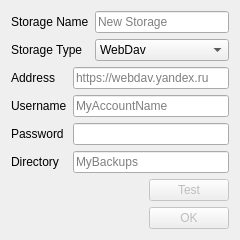
<?xml version="1.0" encoding="UTF-8"?>
<ui version="4.0">
 <class>StorageEditorDialog</class>
 <widget class="QDialog" name="StorageEditorDialog">
  <property name="geometry">
   <rect>
    <x>0</x>
    <y>0</y>
    <width>240</width>
    <height>234</height>
   </rect>
  </property>
  <property name="windowTitle">
   <string>Edit storage</string>
  </property>
  <layout class="QVBoxLayout" name="verticalLayout">
   <item>
    <layout class="QFormLayout" name="formLayout_2">
     <item row="0" column="0">
      <widget class="QLabel" name="label_4">
       <property name="text">
        <string>Storage Name</string>
       </property>
      </widget>
     </item>
     <item row="0" column="1">
      <widget class="QLineEdit" name="StorageNameLineEdit">
       <property name="inputMask">
        <string/>
       </property>
       <property name="placeholderText">
        <string>New Storage</string>
       </property>
      </widget>
     </item>
     <item row="1" column="0">
      <widget class="QLabel" name="label_5">
       <property name="text">
        <string>Storage Type</string>
       </property>
      </widget>
     </item>
     <item row="1" column="1">
      <widget class="QComboBox" name="comboBox">
       <item>
        <property name="text">
         <string>WebDav</string>
        </property>
       </item>
       <item>
        <property name="text">
         <string>Local Directory</string>
        </property>
       </item>
      </widget>
     </item>
    </layout>
   </item>
   <item>
    <widget class="QStackedWidget" name="stackedWidget">
     <property name="currentIndex">
      <number>0</number>
     </property>
     <widget class="QWidget" name="WebDavPage">
      <layout class="QVBoxLayout" name="verticalLayout_3">
       <property name="leftMargin">
        <number>0</number>
       </property>
       <property name="topMargin">
        <number>0</number>
       </property>
       <property name="rightMargin">
        <number>0</number>
       </property>
       <property name="bottomMargin">
        <number>0</number>
       </property>
       <item>
        <layout class="QFormLayout" name="formLayout">
         <item row="0" column="0">
          <widget class="QLabel" name="Label">
           <property name="text">
            <string>Address</string>
           </property>
          </widget>
         </item>
         <item row="1" column="0">
          <widget class="QLabel" name="label_2">
           <property name="text">
            <string>Username</string>
           </property>
          </widget>
         </item>
         <item row="1" column="1">
          <widget class="QLineEdit" name="UsernameLineEdit">
           <property name="placeholderText">
            <string notr="true">MyAccountName</string>
           </property>
          </widget>
         </item>
         <item row="2" column="0">
          <widget class="QLabel" name="label_3">
           <property name="text">
            <string>Password</string>
           </property>
          </widget>
         </item>
         <item row="2" column="1">
          <widget class="QLineEdit" name="PasswordLineEdit">
           <property name="echoMode">
            <enum>QLineEdit::Password</enum>
           </property>
           <property name="placeholderText">
            <string notr="true"/>
           </property>
          </widget>
         </item>
         <item row="0" column="1">
          <layout class="QHBoxLayout" name="horizontalLayout_2">
           <item>
            <widget class="QLineEdit" name="AddressLineEdit">
             <property name="text">
              <string/>
             </property>
             <property name="placeholderText">
              <string notr="true">https://webdav.yandex.ru</string>
             </property>
            </widget>
           </item>
          </layout>
         </item>
         <item row="3" column="0">
          <widget class="QLabel" name="label_6">
           <property name="text">
            <string>Directory</string>
           </property>
          </widget>
         </item>
         <item row="3" column="1">
          <widget class="QLineEdit" name="WebDavDirectoryEdit">
           <property name="placeholderText">
            <string notr="true">MyBackups</string>
           </property>
          </widget>
         </item>
        </layout>
       </item>
       <item>
        <layout class="QHBoxLayout" name="horizontalLayout_3">
         <item>
          <spacer name="horizontalSpacer">
           <property name="orientation">
            <enum>Qt::Horizontal</enum>
           </property>
           <property name="sizeHint" stdset="0">
            <size>
             <width>40</width>
             <height>20</height>
            </size>
           </property>
          </spacer>
         </item>
         <item>
          <widget class="QPushButton" name="TestWebDavButton">
           <property name="enabled">
            <bool>false</bool>
           </property>
           <property name="sizePolicy">
            <sizepolicy hsizetype="Fixed" vsizetype="Fixed">
             <horstretch>0</horstretch>
             <verstretch>0</verstretch>
            </sizepolicy>
           </property>
           <property name="text">
            <string>Test</string>
           </property>
          </widget>
         </item>
        </layout>
       </item>
      </layout>
     </widget>
     <widget class="QWidget" name="LocalDiskPage">
      <layout class="QVBoxLayout" name="verticalLayout_2">
       <property name="leftMargin">
        <number>0</number>
       </property>
       <property name="topMargin">
        <number>0</number>
       </property>
       <property name="rightMargin">
        <number>0</number>
       </property>
       <property name="bottomMargin">
        <number>0</number>
       </property>
       <item>
        <widget class="QLabel" name="label">
         <property name="text">
          <string>Path</string>
         </property>
        </widget>
       </item>
       <item>
        <layout class="QHBoxLayout" name="horizontalLayout">
         <item>
          <widget class="QLineEdit" name="PathLineEdit">
           <property name="placeholderText">
            <string notr="true">C:\MyBackups</string>
           </property>
          </widget>
         </item>
         <item>
          <widget class="QToolButton" name="BrowseButton">
           <property name="text">
            <string>Browse...</string>
           </property>
          </widget>
         </item>
        </layout>
       </item>
       <item>
        <spacer name="verticalSpacer">
         <property name="orientation">
          <enum>Qt::Vertical</enum>
         </property>
         <property name="sizeHint" stdset="0">
          <size>
           <width>20</width>
           <height>40</height>
          </size>
         </property>
        </spacer>
       </item>
      </layout>
     </widget>
    </widget>
   </item>
   <item>
    <widget class="QDialogButtonBox" name="buttonBox">
     <property name="enabled">
      <bool>false</bool>
     </property>
     <property name="standardButtons">
      <set>QDialogButtonBox::Ok</set>
     </property>
    </widget>
   </item>
  </layout>
 </widget>
 <resources/>
 <connections>
  <connection>
   <sender>buttonBox</sender>
   <signal>accepted()</signal>
   <receiver>StorageEditorDialog</receiver>
   <slot>accept()</slot>
   <hints>
    <hint type="sourcelabel">
     <x>224</x>
     <y>196</y>
    </hint>
    <hint type="destinationlabel">
     <x>157</x>
     <y>274</y>
    </hint>
   </hints>
  </connection>
  <connection>
   <sender>buttonBox</sender>
   <signal>rejected()</signal>
   <receiver>StorageEditorDialog</receiver>
   <slot>reject()</slot>
   <hints>
    <hint type="sourcelabel">
     <x>224</x>
     <y>196</y>
    </hint>
    <hint type="destinationlabel">
     <x>286</x>
     <y>274</y>
    </hint>
   </hints>
  </connection>
  <connection>
   <sender>comboBox</sender>
   <signal>currentIndexChanged(int)</signal>
   <receiver>stackedWidget</receiver>
   <slot>setCurrentIndex(int)</slot>
   <hints>
    <hint type="sourcelabel">
     <x>133</x>
     <y>46</y>
    </hint>
    <hint type="destinationlabel">
     <x>217</x>
     <y>64</y>
    </hint>
   </hints>
  </connection>
 </connections>
</ui>
